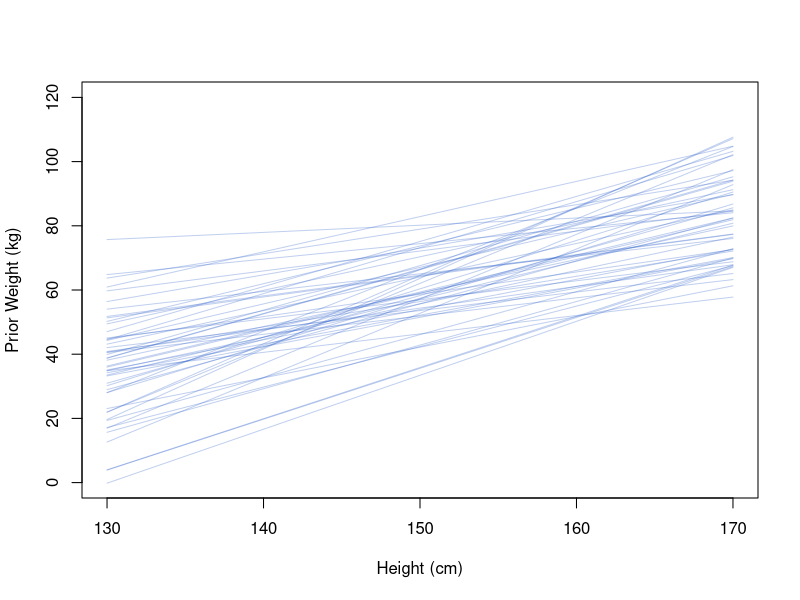
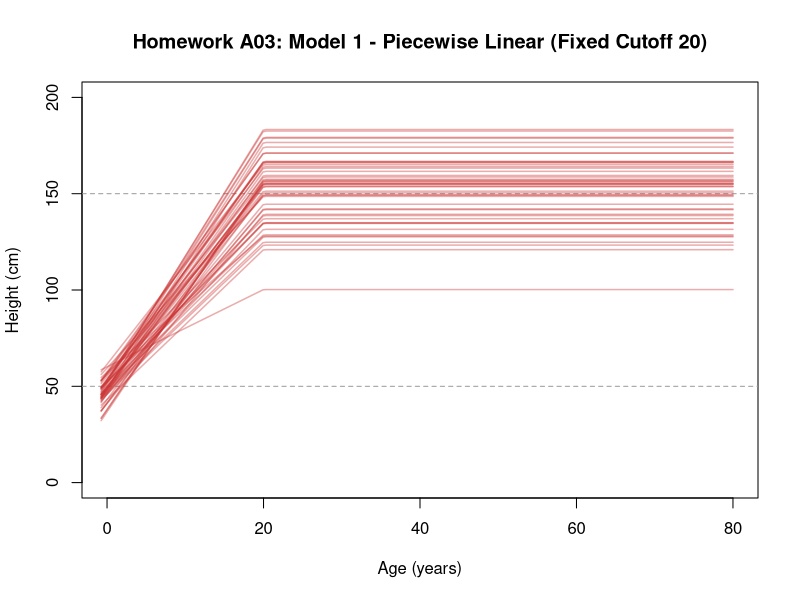
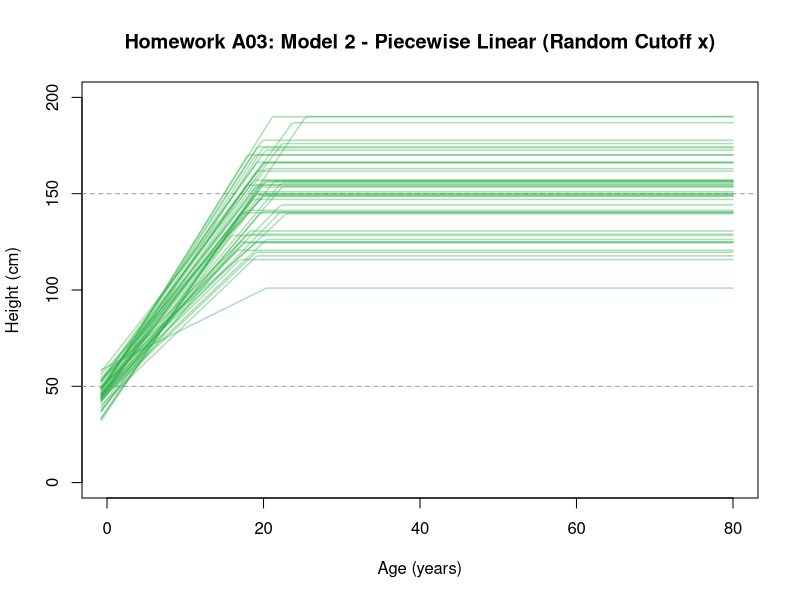
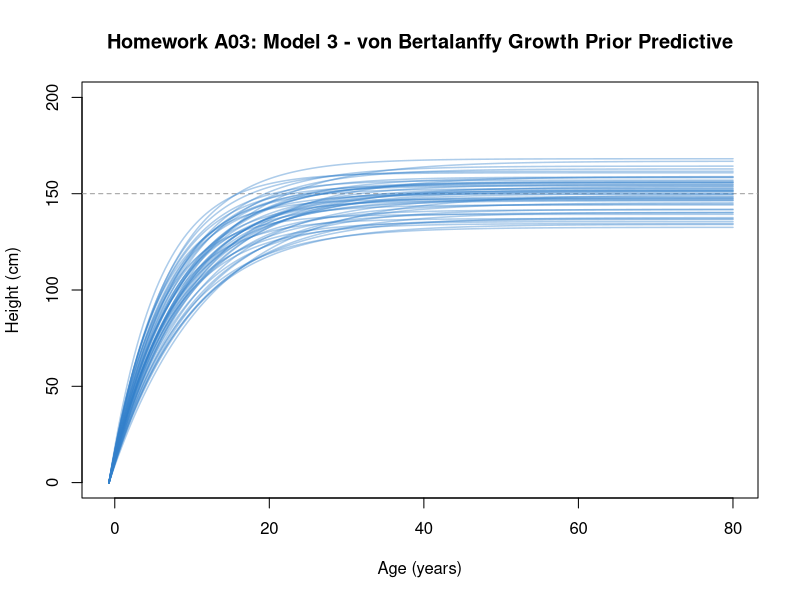

The R source for these figures, in order:
## ---- chunk 1
# R Code Demonstration: MLE vs OLS Equivalency
set.seed(42)
x <- runif(50, 10, 30); y <- 5 + 2 * x + rnorm(50, 0, 3)
ols_fit <- lm(y ~ x)
nll <- function(par) -sum(dnorm(y, mean = par[1] + par[2] * x, sd = par[3], log = TRUE))
mle_fit <- optim(c(1, 1, 1), nll)
cat(sprintf("OLS Intercept: %.3f, Slope: %.3f\n", coef(ols_fit)[1], coef(ols_fit)[2]))
cat(sprintf("MLE Intercept: %.3f, Slope: %.3f\n", mle_fit$par[1], mle_fit$par[2]))
## ---- chunk 2
# R Code: Football Field Random Walk Convergence to Gaussian
set.seed(42); N <- 10000; T_steps <- 16
walk_outcomes <- rowSums(matrix(sample(c(-1, 1), N * T_steps, replace = TRUE), nrow = N))
cat(sprintf("Mean: %.3f, SD: %.3f\n", mean(walk_outcomes), sd(walk_outcomes)))
## ---- chunk 3
# R Code Demonstration: Asymmetry of Regression Directions
set.seed(42)
h <- rnorm(100, 160, 10); w <- 0.7 * h + rnorm(100, -50, 5)
fit_h_on_w <- lm(h ~ w); fit_w_on_h <- lm(w ~ h)
cat(sprintf("Slope H~W: %.4f (Inverse: %.4f)\n", coef(fit_h_on_w)[2], 1/coef(fit_h_on_w)[2]))
cat(sprintf("Slope W~H: %.4f\n", coef(fit_w_on_h)[2]))
## ---- chunk 4
# R Code: Posterior Covariance Reduction via Centering
x <- rnorm(100, 150, 10); y <- 10 + 0.5 * x + rnorm(100, 0, 2)
cov_uncentered <- vcov(lm(y ~ x))[1, 2]
cov_centered   <- vcov(lm(y ~ I(x - mean(x))))[1, 2]
cat(sprintf("Uncentered Cov(alpha, beta): %.6f\nCentered Cov(alpha, beta):   %.6f\n", cov_uncentered, cov_centered))
## ---- chunk 5
# R Code: Prior Predictive Simulation for Weight-Height Model
set.seed(42); N_sim <- 50; h_grid <- seq(130, 170, length.out = 100); h_bar <- 150
alpha_prior <- rnorm(N_sim, 60, 10); beta_prior <- rlnorm(N_sim, 0, 0.5)
plot(NULL, xlim = c(130, 170), ylim = c(0, 120), xlab = "Height (cm)", ylab = "Prior Weight (kg)")
for (i in 1:N_sim) lines(h_grid, alpha_prior[i] + beta_prior[i] * (h_grid - h_bar), col = rgb(0.2,0.4,0.8,0.3))
## ---- chunk 6
# R Code: Parameter Recovery Simulation
set.seed(42); N <- 200; a_true <- 55.0; b_true <- 0.6; s_true <- 4.0
x <- runif(N, 130, 170); x_c <- x - mean(x)
y_sim <- a_true + b_true * x_c + rnorm(N, 0, s_true)
fit_sim <- lm(y_sim ~ x_c)
cat(sprintf("True Alpha: %.1f -> Est: %.3f\nTrue Beta:  %.1f -> Est: %.3f\nTrue SD:    %.1f -> Est: %.3f\n",
            a_true, coef(fit_sim)[1], b_true, coef(fit_sim)[2], s_true, summary(fit_sim)$sigma))
## ---- chunk 7
# R Code: Joint Posterior Sampling vs Independent Sampling
set.seed(42); library(MASS)
mu_vec <- c(55, 0.6); cov_mat <- matrix(c(1.0, -0.4, -0.4, 0.2), nrow = 2)
joint_draws <- mvrnorm(1000, mu_vec, cov_mat) # Correct joint draws
indep_draws <- cbind(rnorm(1000, 55, 1.0), rnorm(1000, 0.6, sqrt(0.2))) # Wrong independent draws
cat(sprintf("Joint Draws Covariance:       %.4f\nIndependent Draws Covariance: %.4f\n", cov(joint_draws)[1,2], cov(indep_draws)[1,2]))
## ---- chunk 8
# R Code: Mean Interval vs Prediction Interval
set.seed(42); N_draws <- 10000
a_draws <- rnorm(N_draws, 55, 0.5); b_draws <- rnorm(N_draws, 0.6, 0.05); s_draws <- rnorm(N_draws, 4, 0.2)
mu_draws <- a_draws + b_draws * (160 - 150) # Expected mean height
w_pred_draws <- rnorm(N_draws, mu_draws, s_draws) # Individual prediction
cat(sprintf("89%% Interval for Expected Mean mu(160): [%.2f, %.2f]\n", quantile(mu_draws, 0.055), quantile(mu_draws, 0.945)))
cat(sprintf("89%% Interval for New Individual W_new:  [%.2f, %.2f]\n", quantile(w_pred_draws, 0.055), quantile(w_pred_draws, 0.945)))
## ---- chunk 9
# ==============================================================================
# Homework A03 - R Solution: Prior Predictive Simulation of Height vs Age
# ==============================================================================

set.seed(42)
n_sim <- 50
age_grid <- seq(-0.75, 80, length.out = 200)

# Common Priors for Piecewise Models (Model 1 & Model 2)
alpha_draws <- rnorm(n_sim, mean = 50, sd = 5)
beta_draws  <- rnorm(n_sim, mean = 5, sd = 1)

# Model 1: Piecewise Linear Model (Fixed Cutoff at Age 20)
plot(NULL, xlim = c(0, 80), ylim = c(0, 200),
     xlab = "Age (years)", ylab = "Height (cm)",
     main = "Homework A03: Model 1 - Piecewise Linear (Fixed Cutoff 20)")
abline(h = c(50, 150), lty = 2, col = "gray60")

for (i in 1:n_sim) {
  h_pred1 <- alpha_draws[i] + beta_draws[i] * pmin(age_grid, 20)
  lines(age_grid, h_pred1, col = rgb(0.8, 0.2, 0.2, 0.4), lwd = 1.5)
}

# Model 2: Piecewise Model with Random Growth Cutoff Age (x ~ Normal(20, 2))
x_cutoff_draws <- rnorm(n_sim, mean = 20, sd = 2)

plot(NULL, xlim = c(0, 80), ylim = c(0, 200),
     xlab = "Age (years)", ylab = "Height (cm)",
     main = "Homework A03: Model 2 - Piecewise Linear (Random Cutoff x)")
abline(h = c(50, 150), lty = 2, col = "gray60")

for (i in 1:n_sim) {
  h_pred2 <- alpha_draws[i] + beta_draws[i] * pmin(age_grid, x_cutoff_draws[i])
  lines(age_grid, h_pred2, col = rgb(0.2, 0.7, 0.3, 0.4), lwd = 1.5)
}

# Model 3: Asymptotic von Bertalanffy Growth Model
Hmax_draws <- rnorm(n_sim, mean = 150, sd = 10)
b_draws    <- rnorm(n_sim, mean = 0.12, sd = 0.02)

plot(NULL, xlim = c(-1, 80), ylim = c(0, 200),
     xlab = "Age (years)", ylab = "Height (cm)",
     main = "Homework A03: Model 3 - von Bertalanffy Growth Prior Predictive")
abline(h = 150, lty = 2, col = "gray60")

for (i in 1:n_sim) {
  h_curve <- Hmax_draws[i] * (1 - exp(-b_draws[i] * (age_grid + 0.75)))
  lines(age_grid, h_curve, col = rgb(0.2, 0.5, 0.8, 0.4), lwd = 1.5)
}
